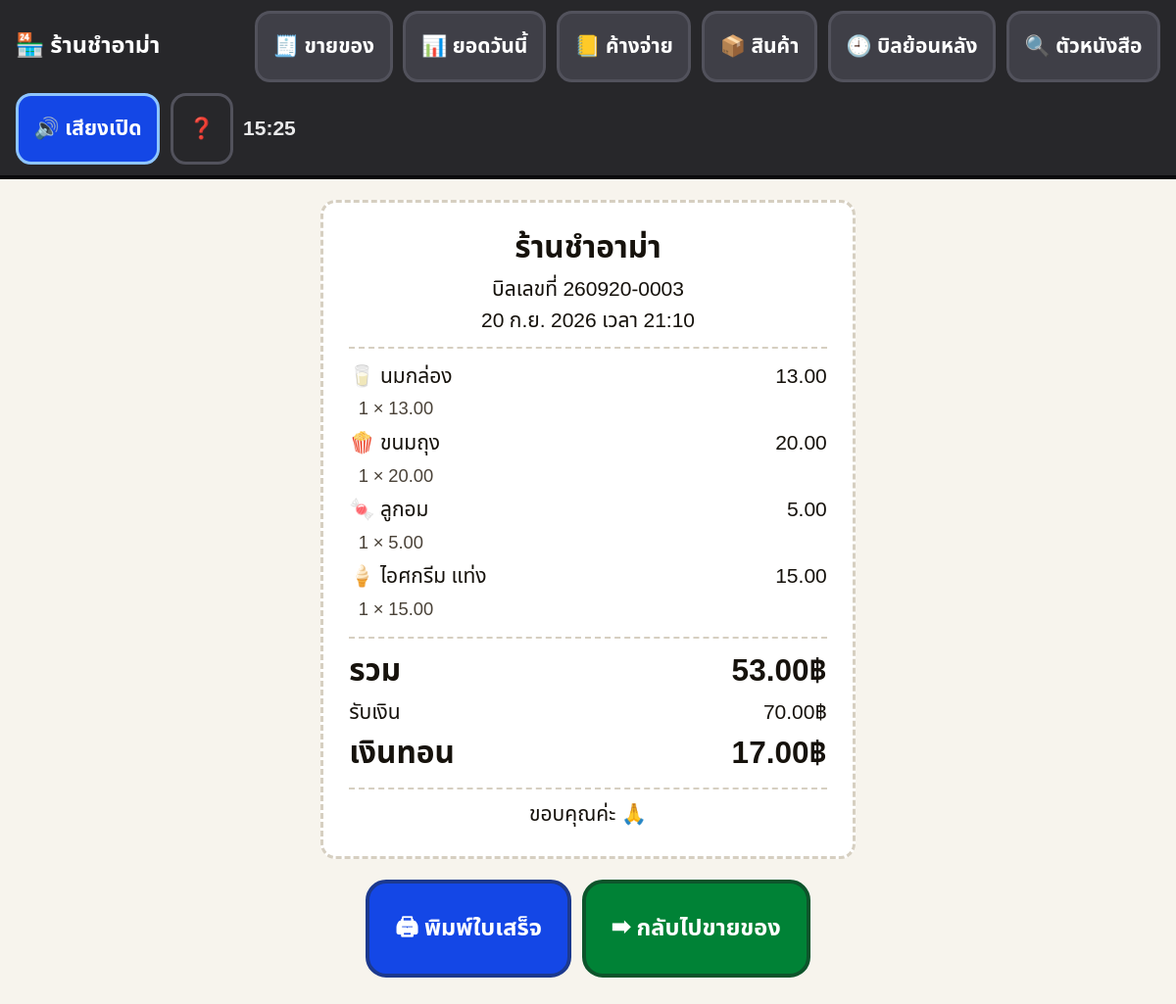
The page /bill/3/ on the database its author committed.
### store/models.py (models this page shows, shortened)
class Sale(models.Model):
    PAYMENT_CASH = 'cash'
    PAYMENT_TRANSFER = 'transfer'
    PAYMENT_CREDIT = 'credit'
    PAYMENT_CHOICES = [
        (PAYMENT_CASH, 'เงินสด'),
        (PAYMENT_TRANSFER, 'โอน / สแกนจ่าย'),
        (PAYMENT_CREDIT, 'ลงบัญชี (ซื้อเชื่อ)'),
    ]
    created_at = models.DateTimeField('เวลาขาย', default=timezone.now, db_index=True)
    total = models.DecimalField('ยอดรวม', max_digits=12, decimal_places=2,
                                default=Decimal('0.00'))
    paid = models.DecimalField('รับเงินมา', max_digits=12, decimal_places=2,
                               default=Decimal('0.00'))
    change = models.DecimalField('เงินทอน', max_digits=12, decimal_places=2,
                                 default=Decimal('0.00'))
    payment_method = models.CharField('วิธีจ่าย', max_length=20,
                                      choices=PAYMENT_CHOICES, default=PAYMENT_CASH)
    customer = models.ForeignKey(Customer, verbose_name='ลูกค้า', on_delete=models.SET_NULL,
                                 null=True, blank=True, related_name='sales')
    note = models.CharField('หมายเหตุ', max_length=200, blank=True)
    is_void = models.BooleanField('ยกเลิกบิล', default=False)
    class Meta:
        verbose_name = 'บิลขาย'
        verbose_name_plural = 'บิลขาย'
        ordering = ['-created_at']
    @property
    def bill_no(self):
        return f'{self.created_at.strftime("%y%m%d")}-{self.pk:04d}'

class SaleItem(models.Model):
    sale = models.ForeignKey(Sale, on_delete=models.CASCADE, related_name='items')
    product = models.ForeignKey(Product, on_delete=models.SET_NULL, null=True, blank=True)
    name = models.CharField('ชื่อสินค้า', max_length=120)
    emoji = models.CharField(max_length=8, default='🛒')
    price = models.DecimalField('ราคาต่อหน่วย', max_digits=10, decimal_places=2)
    qty = models.DecimalField('จำนวน', max_digits=10, decimal_places=2, default=Decimal('1'))
    class Meta:
        verbose_name = 'รายการในบิล'
        verbose_name_plural = 'รายการในบิล'
    @property
    def subtotal(self):
        return (self.price * self.qty).quantize(Decimal('0.01'))

### store/views.py (the view)
# urls.py: path('bill/<int:pk>/', views.bill, name='bill'),
def bill(request, pk):
    sale = get_object_or_404(Sale.objects.prefetch_related('items'), pk=pk)
    ctx = _shop_context()
    ctx['sale'] = sale
    return render(request, 'store/bill.html', ctx)

### store/views.py (called while the page is built)
def _shop_context():
    return {
        'shop_name': getattr(settings, 'SHOP_NAME', 'ร้านชำ'),
        'shop_phone': getattr(settings, 'SHOP_PHONE', ''),
    }

### store/templates/store/bill.html (shortened to what this page needs)
{% extends 'base.html' %}
{% block body %}
<div class="receipt w-[min(26rem,96vw)] mx-auto my-4 p-5 text-base
            bg-white border-3 border-dashed border-line rounded-xl">
  <h1 class="mb-1 text-2xl font-extrabold text-center">{{ shop_name }}</h1>
  <div class="text-center">บิลเลขที่ {{ sale.bill_no }}</div>
  <div class="text-center">{{ sale.created_at|date:"j M Y เวลา H:i" }}</div>
  <div class="my-2 border-t-2 border-dashed border-line"></div>
  {% for item in sale.items.all %}
    <div class="flex justify-between gap-2 py-0.5">
      <span>{{ item.emoji }} {{ item.name }}</span>
      <span>{{ item.subtotal|floatformat:2 }}</span>
    </div>
    <div class="flex justify-between gap-2 py-0.5 text-sm text-inksoft">
      <span>&nbsp;&nbsp;{{ item.qty|floatformat:"-2" }} × {{ item.price|floatformat:2 }}</span>
    </div>
  {% endfor %}
  <div class="my-2 border-t-2 border-dashed border-line"></div>
  <div class="flex justify-between gap-2 py-0.5 text-2xl font-black">
    <span>รวม</span>
    <span>{{ sale.total|floatformat:2 }}฿</span>
  </div>
  {% if sale.payment_method == 'cash' %}
    <div class="flex justify-between gap-2 py-0.5">
      <span>รับเงิน</span><span>{{ sale.paid|floatformat:2 }}฿</span>
    </div>
    <div class="flex justify-between gap-2 py-0.5 text-2xl font-black">
      <span>เงินทอน</span><span>{{ sale.change|floatformat:2 }}฿</span>
    </div>
  {% endif %}
  <div class="my-2 border-t-2 border-dashed border-line"></div>
  <div class="text-center">ขอบคุณค่ะ 🙏</div>
</div>
<div class="noprint flex flex-wrap justify-center gap-2 pb-8">
  <button class="btn btn-blue" onclick="window.print()">🖨 พิมพ์ใบเสร็จ</button>
  <a class="btn btn-green" href="{% url 'store:pos' %}">➡ กลับไปขายของ</a>
</div>
{% endblock %}

### rows shown on the page
Sale: bill_no "260920-0003", created_at "20 ก.ย. 2026 เวลา 21:10", total "53.00", paid "70.00", change "17.00"
SaleItem: emoji "🥛", name "นมกล่อง", subtotal "13.00", qty "1", price "13.00"
SaleItem: emoji "🍿", name "ขนมถุง", subtotal "20.00", qty "1", price "20.00"
SaleItem: emoji "🍬", name "ลูกอม", subtotal "5.00", qty "1", price "5.00"
SaleItem: emoji "🍦", name "ไอศกรีม แท่ง", subtotal "15.00", qty "1", price "15.00"

### other values the page prints
{{ shop_name }} "ร้านชำอาม่า"
